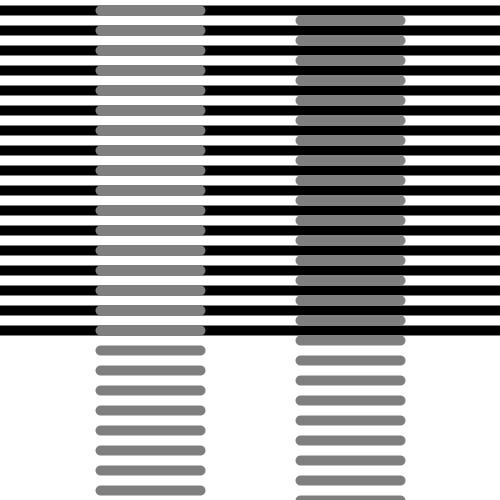
Frame 1 (no input)
Frame 60 (the mouse pressed at the canvas centre just before this capture): identical to frame 1, image omitted
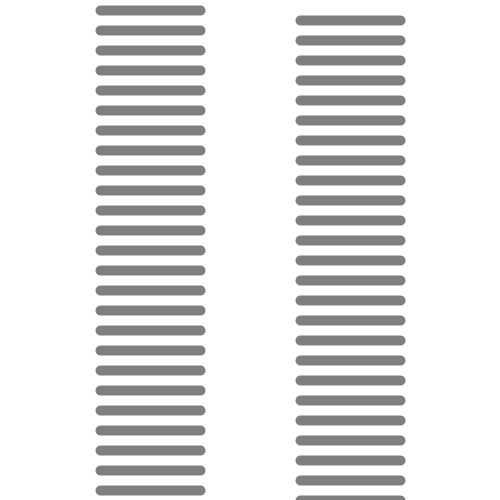
Frame 120 (the mouse held since frame 60 and released just before this capture)

The Processing sketch that drew these frames (run headless with seeded random() and noise(); from frame 60 on, the mouse is pressed at the canvas centre):

// Processing sketch: Munker
// ── Munker.pde
int s;

void setup() {
   size(500, 500);
}

void draw() {
  background(255);
  //negras
  for(s=-100;s<width+100;s+=20){  
     stroke(0);
     strokeWeight(10);
     line(0,s+mouseY-height/2,width,s+mouseY-height/2);
   }
   //grises
   for(int f=0;f<width;f+=20){  
     stroke(127);
     strokeWeight(10);
     line(100,f+10,200,f+10);
     line(300,f+20,400,f+20);
   }
  if (mousePressed) {
   background(255);
   //grises
   for(int f=0;f<width;f+=20){  
     stroke(127);
     strokeWeight(10);
     line(100,f+10,200,f+10);
     line(300,f+20,400,f+20);
   }
 }
}
